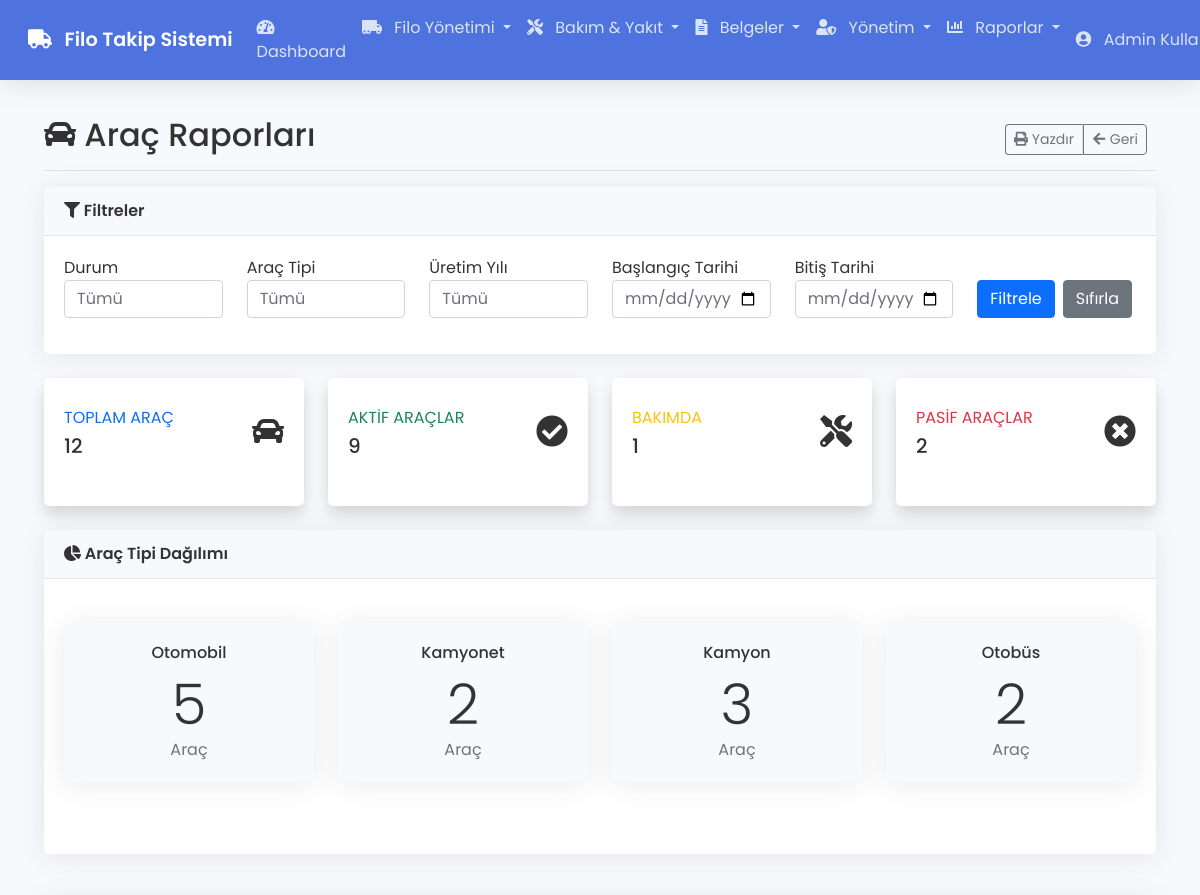
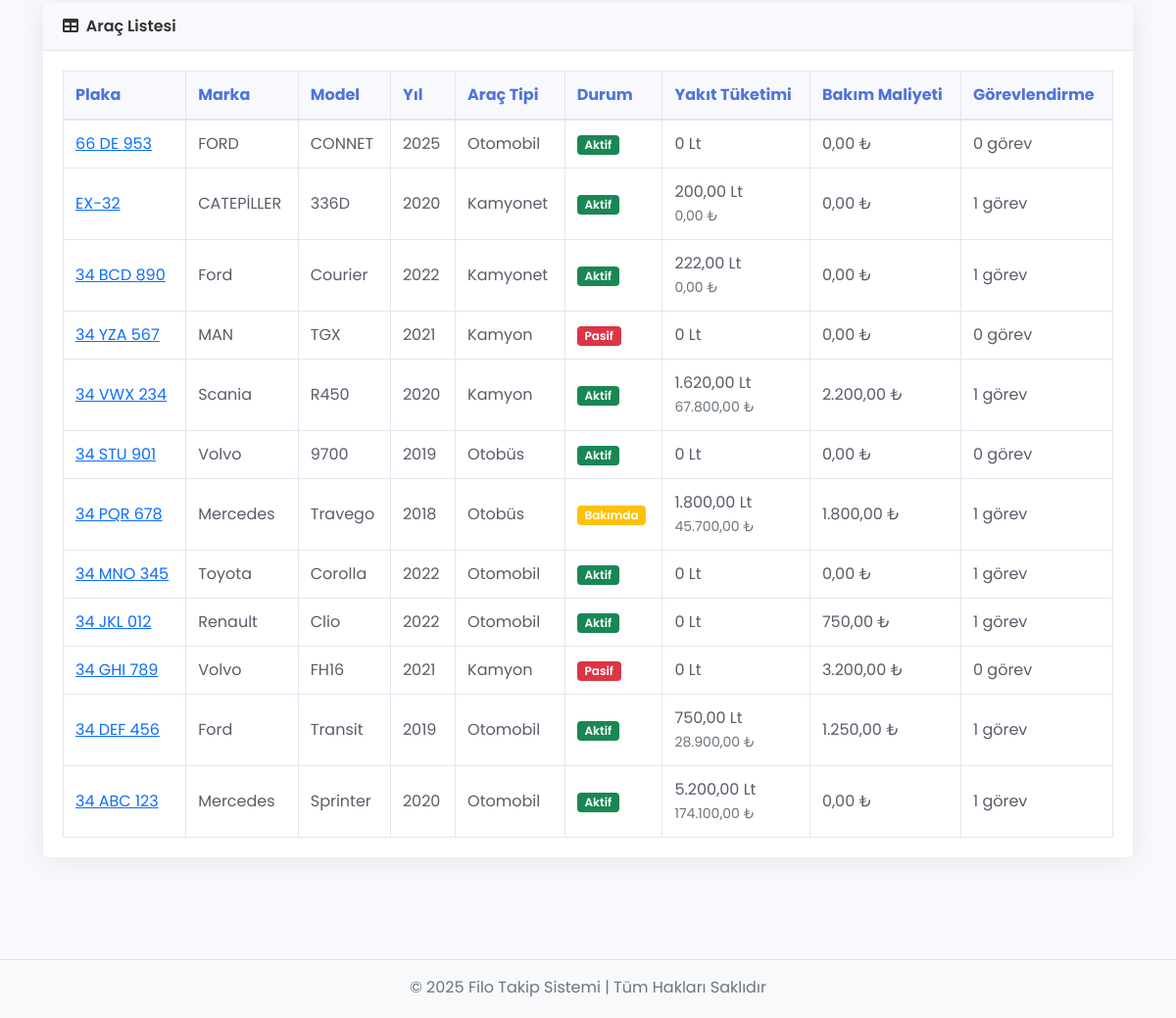
The app's page /reports/vehicles (signed in) with its own data (2 pictures, top to bottom).
### tables this page shows
CREATE TABLE `vehicles` (
  `id` int(11) NOT NULL,
  `plate_number` varchar(20) NOT NULL,
  `brand` varchar(100) NOT NULL,
  `model` varchar(100) NOT NULL,
  `year` int(11) DEFAULT NULL,
  `company_id` int(11) DEFAULT NULL,
  `vehicle_type` enum('Otomobil','Kamyonet','Kamyon','Otobüs') NOT NULL,
  `status` enum('Aktif','Pasif','Bakımda') NOT NULL DEFAULT 'Aktif',
  `created_at` timestamp NOT NULL DEFAULT current_timestamp()
);

### app/views/reports/vehicles.php (the view, shortened to what the rows shown need)
<?php require APPROOT . '/views/inc/header.php'; ?>
<div class="container-fluid">
    <div class="d-flex justify-content-between flex-wrap flex-md-nowrap align-items-center pt-3 pb-2 mb-3 border-bottom">
        <h1 class="h2"><i class="fas fa-car"></i> Araç Raporları</h1>
    </div>
    <div class="card mb-4">
        <div class="card-body">
            <div class="table-responsive">
                <table class="table table-hover table-bordered" id="dataTable" width="100%" cellspacing="0">
                    <thead>
                        <tr>
                            <th>Plaka</th>
                            <th>Marka</th>
                            <th>Model</th>
                            <th>Yıl</th>
                            <th>Araç Tipi</th>
                            <th>Durum</th>
                            <th>Yakıt Tüketimi</th>
                            <th>Bakım Maliyeti</th>
                            <th>Görevlendirme</th>
                        </tr>
                    </thead>
                    <tbody>
                        <?php foreach($data['vehicles'] as $vehicle) : ?>
                            <tr>
                                <td><a href="<?php echo URLROOT; ?>/vehicles/show/<?php echo $vehicle->id; ?>"><?php echo $vehicle->plate_number; ?></a></td>
                                <td><?php echo $vehicle->brand; ?></td>
                                <td><?php echo $vehicle->model; ?></td>
                                <td><?php echo $vehicle->year; ?></td>
                                <td><?php echo $vehicle->vehicle_type; ?></td>
                                <td>
                                    <?php if ($vehicle->status == 'Aktif') : ?>
                                        <span class="badge bg-success">Aktif</span>
                                    <?php elseif ($vehicle->status == 'Bakımda') : ?>
                                        <span class="badge bg-warning">Bakımda</span>
                                    <?php else : ?>
                                        <span class="badge bg-danger">Pasif</span>
                                    <?php endif; ?>
                                </td>
                                <td>
                                    <?php
                                    if (isset($vehicle->fuelStats->total_fuel)) {
                                        echo number_format($vehicle->fuelStats->total_fuel, 2, ',', '.') . ' Lt <br>';
                                        echo '<small class="text-muted">' . number_format($vehicle->fuelStats->total_cost, 2, ',', '.') . ' ₺</small>';
                                    } else {
                                        echo '0 Lt';
                                    }
                                    ?>
                                </td>
                                <td>
                                    <?php echo number_format($vehicle->maintenanceCost, 2, ',', '.') . ' ₺'; ?>
                                </td>
                                <td>
                                    <?php echo $vehicle->assignment_count; ?> görev
                                </td>
                            </tr>
                        <?php endforeach; ?>
                    </tbody>
                </table>
            </div>
        </div>
    </div>
</div>
<?php require APPROOT . '/views/inc/footer.php'; ?>

### records on screen
vehicles: plate_number "66 DE 953", brand "FORD", model "CONNET", year "2025", vehicle_type "Otomobil", status "Aktif", shows "0 Lt", maintenanceCost "0,00", assignment_count "0"
vehicles: plate_number "EX-32", brand "CATEPİLLER", model "336D", year "2020", vehicle_type "Kamyonet", status "Aktif", total_fuel "200,00", total_cost "0,00", maintenanceCost "0,00", assignment_count "1"
vehicles: plate_number "34 BCD 890", brand "Ford", model "Courier", year "2022", vehicle_type "Kamyonet", status "Aktif", total_fuel "222,00", total_cost "0,00", maintenanceCost "0,00", assignment_count "1"
vehicles: plate_number "34 YZA 567", brand "MAN", model "TGX", year "2021", vehicle_type "Kamyon", status "Pasif", shows "0 Lt", maintenanceCost "0,00", assignment_count "0"
vehicles: plate_number "34 VWX 234", brand "Scania", model "R450", year "2020", vehicle_type "Kamyon", status "Aktif", total_fuel "1.620,00", total_cost "67.800,00", maintenanceCost "2.200,00", assignment_count "1"
vehicles: plate_number "34 STU 901", brand "Volvo", model "9700", year "2019", vehicle_type "Otobüs", status "Aktif", shows "0 Lt", maintenanceCost "0,00", assignment_count "0"
vehicles: plate_number "34 PQR 678", brand "Mercedes", model "Travego", year "2018", vehicle_type "Otobüs", status "Bakımda", total_fuel "1.800,00", total_cost "45.700,00", maintenanceCost "1.800,00", assignment_count "1"
vehicles: plate_number "34 MNO 345", brand "Toyota", model "Corolla", year "2022", vehicle_type "Otomobil", status "Aktif", shows "0 Lt", maintenanceCost "0,00", assignment_count "1"
vehicles: plate_number "34 JKL 012", brand "Renault", model "Clio", year "2022", vehicle_type "Otomobil", status "Aktif", shows "0 Lt", maintenanceCost "750,00", assignment_count "1"
vehicles: plate_number "34 GHI 789", brand "Volvo", model "FH16", year "2021", vehicle_type "Kamyon", status "Pasif", shows "0 Lt", maintenanceCost "3.200,00", assignment_count "0"
vehicles: plate_number "34 DEF 456", brand "Ford", model "Transit", year "2019", vehicle_type "Otomobil", status "Aktif", total_fuel "750,00", total_cost "28.900,00", maintenanceCost "1.250,00", assignment_count "1"
vehicles: plate_number "34 ABC 123", brand "Mercedes", model "Sprinter", year "2020", vehicle_type "Otomobil", status "Aktif", total_fuel "5.200,00", total_cost "174.100,00", maintenanceCost "0,00", id "1"

### other values on screen
SITENAME "Filo Takip Sistemi"
$_SESSION['user_name'] "Admin…"
$data['vehicleStats']['total'] "12"
$data['vehicleStats']['active'] "9"
$data['vehicleStats']['maintenance'] "1"
$data['vehicleStats']['inactive'] "2"
$type->vehicle_type "Otomobil"
$type->count "5"
$type->vehicle_type "Kamyonet"
$type->count "2"
$type->vehicle_type "Kamyon"
$type->count "3"
$type->vehicle_type "Otobüs"
